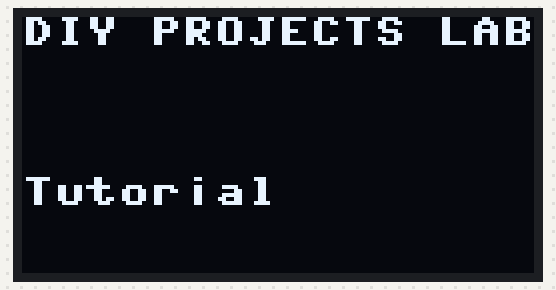
Recording of a program running on a simulated Raspberry Pi Pico running MicroPython. Parts: 128×64 one-colour display. Library files of the repository ran but are not shown: ssd1306.py.

Above: at 0.2 s.

The program:

main.py
```python
from machine import Pin, I2C
from ssd1306 import SSD1306_I2C
WIDTH =128
HEIGHT= 64
i2c=I2C(0,scl=Pin(1),sda=Pin(0),freq=200000)
oled = SSD1306_I2C(WIDTH,HEIGHT,i2c)
while True:
    oled.fill(0)
    oled.text("DIY PROJECTS LAB", 0, 0)
    oled.text("Tutorial", 0, 40)
    oled.show()
```
